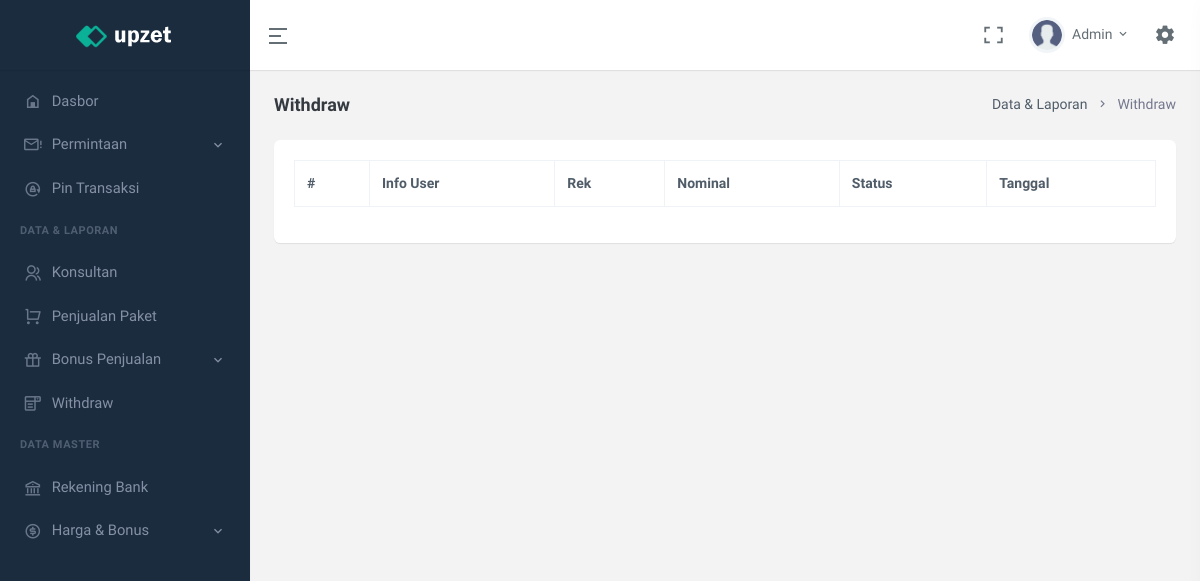
Before: /withdraw.php (signed in) with the older database file.
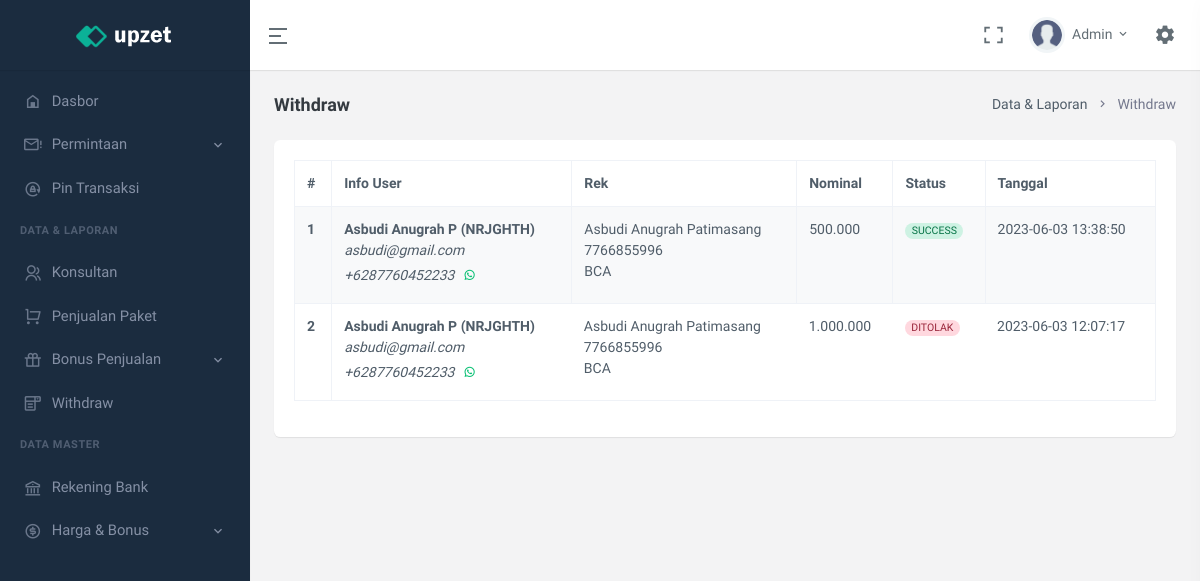
After: the same page with the newer database file.
### tables this page shows
CREATE TABLE `user` (
  `id` int(11) UNSIGNED NOT NULL,
  `code_referral` varchar(7) NOT NULL,
  `email` varchar(250) NOT NULL,
  `name` varchar(25) NOT NULL,
  `no_telpn` varchar(25) NOT NULL,
  `password` text NOT NULL,
  `role_user` enum('ADMIN','OWNER','KONSULTAN') NOT NULL DEFAULT 'KONSULTAN',
  `upline` varchar(7) NOT NULL DEFAULT 'ADMIN',
  `status` enum('AKTIF','TIDAK AKTIF') NOT NULL DEFAULT 'TIDAK AKTIF',
  `join_date` datetime NOT NULL
);

CREATE TABLE `withdraw` (
  `id` int(11) UNSIGNED NOT NULL,
  `code_referral` varchar(7) NOT NULL,
  `nominal` double NOT NULL,
  `status` enum('PENDING','DITOLAK','SUCCESS') NOT NULL DEFAULT 'PENDING',
  `date` datetime NOT NULL
);

CREATE TABLE `data_bank_user` (
  `id` int(11) UNSIGNED NOT NULL,
  `code_referral` varchar(7) NOT NULL,
  `nama_bank` varchar(150) NOT NULL,
  `atas_nama` varchar(250) NOT NULL,
  `no_rek` text NOT NULL
);

### partial/sideBar.php (called while the page is built, shortened)
<?php
    $dataPenjualanClass = new dataPenjualanClass();
    $withdrawClass = new withdrawClass();
?>
                <?php
                    if($role_user == "ADMIN"){
                        $dataNotif = $dataPenjualanClass->selectDataPenjualan("all");
                        $dataWd = $withdrawClass->selectWithdraw("oneCondition", "status", "PENDING");
                ?>
                <?php } ?>

### modal/ConnectionsClass.php (called while the page is built, shortened)
<?php
class ConnectionsClass{
    private $servername = "localhost";
    private $username = "root";
    private $password = "";
    private $dbname = "nrj_tour";
    protected function dbConn(){
        $connect = new mysqli($this->servername, $this->username, $this->password, $this->dbname);
        if($connect){
            return $connect;
        }
    }
    protected function dbCheck(?string $tableName = null){
        $sql = "SHOW TABLES LIKE '" . $tableName . "'";
        $exe = $this->dbConn()->query($sql);
        $result = $exe->num_rows;
        return $result;
    }
}
?>

### modal/userClass.php (called while the page is built, shortened)
<?php
class userClass extends ConnectionsClass{
    private $table_name = "user";
    public function __construct(){
        if($this->dbCheck($this->table_name) == 0){
            $sql = "CREATE TABLE " . $this->table_name . " (
                id INT(11) UNSIGNED AUTO_INCREMENT PRIMARY KEY,
                code_referral VARCHAR(7) NOT NULL UNIQUE,
                email VARCHAR(250) NOT NULL UNIQUE,
                name VARCHAR(25) NOT NULL,
                no_telpn VARCHAR(25) NOT NULL UNIQUE,
                password TEXT NOT NULL,
                role_user ENUM('ADMIN','OWNER','KONSULTAN') NOT NULL DEFAULT 'KONSULTAN',
                upline VARCHAR(7) NOT NULL DEFAULT 'ADMIN',
                status ENUM('AKTIF','TIDAK AKTIF') NOT NULL DEFAULT 'TIDAK AKTIF',
                join_date DATETIME NOT NULL
            )";
            $this->dbConn()->query($sql);
            $this->dbConn()->close();
        }
    }
    public function selectUser(?string $param = null, ?string $key1 = null, ?string $key2 = null, ?string $key3 = null, ?string $key4 = null){
        if($param == "oneCondition"){
            $sql = "SELECT * FROM " . $this->table_name . " WHERE " . $key1 . " = '" . $key2 . "' ORDER BY join_date DESC";
        }elseif($param == "checkForUpdate"){
            $sql = "SELECT * FROM " . $this->table_name . " WHERE " . $key1 . " = '" . $key2 . "' AND code_referral <> '" . $key3 . "'";
        }
        $exe = $this->dbConn()->query($sql);
        while($rows = $exe->fetch_assoc()){
            $data[] = $rows;
        }
        $result["data"] = $data;
        $result["nums"] = $exe->num_rows;
        return $result;
    }
}
?>

### config/userLogin.php (called while the page is built, shortened)
<?php
$userClass = new userClass();
$dataLogin = $userClass->selectUser("oneCondition","code_referral",$_SESSION['id_nrjtour']);
foreach($dataLogin['data'] as $row){
    $name = $row['name'];
    $role_user = $row['role_user'];
}
?>

### modal/withdrawClass.php (called while the page is built, shortened)
<?php
class withdrawClass extends ConnectionsClass{
    private $table_name = "withdraw";
    public function __construct(){
        if($this->dbCheck($this->table_name) == 0){
            $sql = "CREATE TABLE " . $this->table_name . " (
                id INT(11) UNSIGNED AUTO_INCREMENT PRIMARY KEY,
                code_referral VARCHAR(7) NOT NULL,
                nominal DOUBLE NOT NULL,
                status ENUM('PENDING','DITOLAK','SUCCESS') NOT NULL DEFAULT 'PENDING',
                date DATETIME NOT NULL
            )";
            $this->dbConn()->query($sql);
            $this->dbConn()->close();
        }
    }
    public function selectWithdraw(?string $param = null, ?string $key1 = null, ?string $key2 = null){
        if($param == "oneCondition"){
            $sql = "SELECT * FROM " . $this->table_name . " WHERE " . $key1 . " = '" . $key2 . "' ORDER BY date DESC";
        }else{
            $sql = "SELECT * FROM " . $this->table_name . " ORDER BY date DESC";
        }
        $exe = $this->dbConn()->query($sql);
        while($rows = $exe->fetch_assoc()){
            $data[] = $rows;
        }
        $result["data"] = $data;
        $result["nums"] = $exe->num_rows;
        return $result;
    }
}
?>

### modal/dataPenjualanClass.php (called while the page is built, shortened)
<?php
class dataPenjualanClass extends ConnectionsClass{
    private $table_name = "data_penjualan";
    public function selectDataPenjualan(?string $param = null, ?string $key1 = null, ?string $key2 = null, ?string $key3 = null, ?string $key4 = null){
        if($param == "oneCondition"){
            $sql = "SELECT * FROM " . $this->table_name . " WHERE " . $key1 . " = '" . $key2 . "' ORDER BY date DESC";
        }elseif($param == "dateUser"){
            $sql = "SELECT * FROM " . $this->table_name . " WHERE perekrut = '" . $key1 . "' AND (date >= '" . $key2 . " 00:00:00' AND date <= '" . $key3 . " 23:59:59') ORDER BY date DESC LIMIT 1";
        }else{
            $sql = "SELECT * FROM " . $this->table_name . " ORDER BY date DESC";
        }
        $exe = $this->dbConn()->query($sql);
        while($rows = $exe->fetch_assoc()){
            $data[] = $rows;
        }
        $result["data"] = $data;
        $result["nums"] = $exe->num_rows;
        return $result;
    }
}
?>

### modal/dataBankUserClass.php (called while the page is built, shortened)
<?php
class dataBankUserClass extends ConnectionsClass{
    private $table_name = "data_bank_user";
    public function selectDataBankUser(?string $key1 = null, ?string $key2 = null, ?string $key3 = null, ?string $key4 = null){
        $sql = "SELECT * FROM " . $this->table_name . " WHERE code_referral = '" . $key1 . "'";
        $exe = $this->dbConn()->query($sql);
        while($rows = $exe->fetch_assoc()){
            $data[] = $rows;
        }
        $result["data"] = $data;
        $result["nums"] = $exe->num_rows;
        return $result;
    }
}
?>

### config/withdrawConfig.php (the view, shortened to what the rows shown need)
<?php
$withdrawClass = new withdrawClass();
$dataBankUserClass = new dataBankUserClass();
function dataTable(){
    global $withdrawClass;
    global $role_user;
    $num = 1;
    $data = $withdrawClass->selectWithdraw("oneCondition", "code_referral", $_SESSION['id_nrjtour']);
    if($role_user == "ADMIN"){
        $data = $withdrawClass->selectWithdraw("all");
    }
    foreach($data['data'] as $row){
        $fee = number_format($row['nominal'],0,",",".");
        echo '<tr>
                <th> ' . $num++ . ' </th>';
        if($role_user == "ADMIN"){
            echo '<td>
                    <strong>' . dataUser($row['code_referral'])['name'] . ' (' . $row['code_referral'] . ')</strong><br>
                    <i>' . dataUser($row['code_referral'])['email'] . '</i><br>
                    <i>+62' . dataUser($row['code_referral'])['no_telpn'] . '</i><a href="https://api.whatsapp.com/send?phone=62' . dataUser($row['code_referral'])['no_telpn'] . '" class="btn btn-sm text-success radius-5"><i class="mx-auto ri-whatsapp-line"></i></a><br>
                </td>
                <td>
                    ' . dataBankUser($row['code_referral'])['atas_nama'] . '<br>
                    ' . dataBankUser($row['code_referral'])['no_rek'] . '<br>
                    ' . dataBankUser($row['code_referral'])['nama_bank'] . '
                </td>';
        }
        echo   '<td>' . $fee . '</td>
                <td>' . colorStatus($row['status']) . '</td>
                <td>' . $row['date'] . '</td>
            </tr>';
    }
}
function colorStatus($txt){
    if($txt == "PENDING"){
        return '<span class="badge rounded-pill alert-warning">' . $txt . '</span>';
    }elseif($txt == "DITOLAK"){
        return '<span class="badge rounded-pill alert-danger">' . $txt . '</span>';
    }else{
        return '<span class="badge rounded-pill alert-success">' . $txt . '</span>';
    }
}
function dataBankUser($user){
    global $dataBankUserClass;
    $data = $dataBankUserClass->selectDataBankUser($user);
    foreach($data['data'] as $row){
        $result['nama_bank'] = $row['nama_bank'];
        $result['atas_nama'] = $row['atas_nama'];
        $result['no_rek'] = $row['no_rek'];
    }
    $result['nums'] = $data['nums'];
    return $result;
}
function dataUser($idUser){
    global $userClass;
    $data = $userClass->selectUser("oneCondition","code_referral",$idUser);
    foreach($data['data'] as $row){
        $result['name'] = $row['name'];
        $result['email'] = $row['email'];
        $result['no_telpn'] = $row['no_telpn'];
        $result['status'] = $row['status'];
    }
    $result['nums'] = $data['nums'];
    return $result;
}
?>

### partial/topBar.php (shortened to what the rows shown need)
<header id="page-topbar">
    <div class="navbar-header">
        <div class="d-flex">
            <div class="dropdown d-inline-block user-dropdown">
                <button type="button" class="btn header-item waves-effect" id="page-header-user-dropdown"
                    data-bs-toggle="dropdown" aria-haspopup="true" aria-expanded="false">
                    <img class="rounded-circle header-profile-user" src="assets/images/users/avatar-2.png"
                        alt="Header Avatar">
                    <span class="d-none d-xl-inline-block ms-1"><?= explode(" ",$name)[0] ?></span>
                    <i class="mdi mdi-chevron-down d-none d-xl-inline-block"></i>
                </button>
            </div>
        </div>
    </div>
</header>

Changed rows visible on the page:
added withdraw: code_referral.name "Asbudi Anugrah P", code_referral "NRJGHTH", email "asbudi@gmail.com", no_telpn "87760452233", code_referral.atas_nama "Asbudi Anugrah Patimasang", no_rek "7766855996", nama_bank "BCA", nominal "500.000", status "SUCCESS", date "2023-06-03 13:38:50"
added withdraw: name "Asbudi Anugrah P", code_referral "NRJGHTH", email "asbudi@gmail.com", no_telpn "87760452233", atas_nama "Asbudi Anugrah Patimasang", no_rek "7766855996", nama_bank "BCA", nominal "1.000.000", status "DITOLAK", date "2023-06-03 12:07:17"
